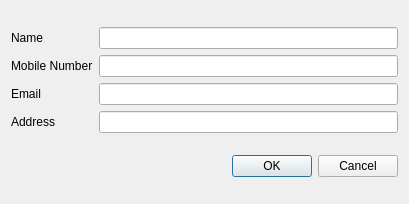
<?xml version="1.0" encoding="UTF-8"?>
<ui version="4.0">
 <class>AddRecord</class>
 <widget class="QDialog" name="AddRecord">
  <property name="geometry">
   <rect>
    <x>0</x>
    <y>0</y>
    <width>409</width>
    <height>204</height>
   </rect>
  </property>
  <property name="windowTitle">
   <string>Add New Contact</string>
  </property>
  <property name="windowIcon">
   <iconset resource="icons/icons.qrc">
    <normaloff>:/icons/add.png</normaloff>:/icons/add.png</iconset>
  </property>
  <layout class="QVBoxLayout" name="verticalLayout">
   <item>
    <layout class="QGridLayout" name="gridLayout">
     <item row="0" column="0">
      <widget class="QLabel" name="nameLbl">
       <property name="text">
        <string>Name</string>
       </property>
      </widget>
     </item>
     <item row="0" column="1">
      <widget class="QLineEdit" name="nameLineEdit"/>
     </item>
     <item row="1" column="0">
      <widget class="QLabel" name="mobileNumberLbl">
       <property name="text">
        <string>Mobile Number</string>
       </property>
      </widget>
     </item>
     <item row="1" column="1">
      <widget class="QLineEdit" name="mobileNoLineEdit"/>
     </item>
     <item row="2" column="0">
      <widget class="QLabel" name="emailLbl">
       <property name="text">
        <string>Email</string>
       </property>
      </widget>
     </item>
     <item row="2" column="1">
      <widget class="QLineEdit" name="emailLineEdit"/>
     </item>
     <item row="3" column="0">
      <widget class="QLabel" name="addressLbl">
       <property name="text">
        <string>Address</string>
       </property>
      </widget>
     </item>
     <item row="3" column="1">
      <widget class="QLineEdit" name="addressLineEdit"/>
     </item>
    </layout>
   </item>
   <item>
    <widget class="QDialogButtonBox" name="buttonBox">
     <property name="standardButtons">
      <set>QDialogButtonBox::Cancel|QDialogButtonBox::Ok</set>
     </property>
    </widget>
   </item>
  </layout>
 </widget>
 <resources>
  <include location="icons/icons.qrc"/>
 </resources>
 <connections/>
</ui>
